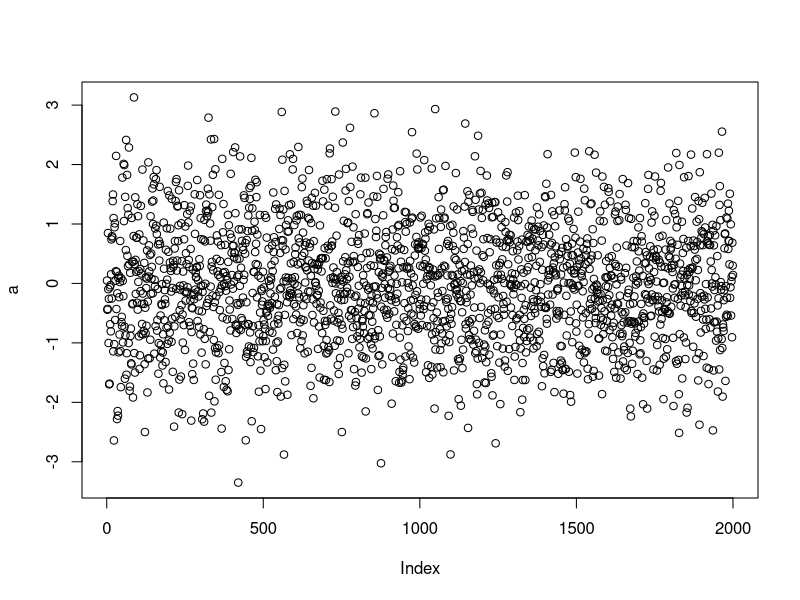
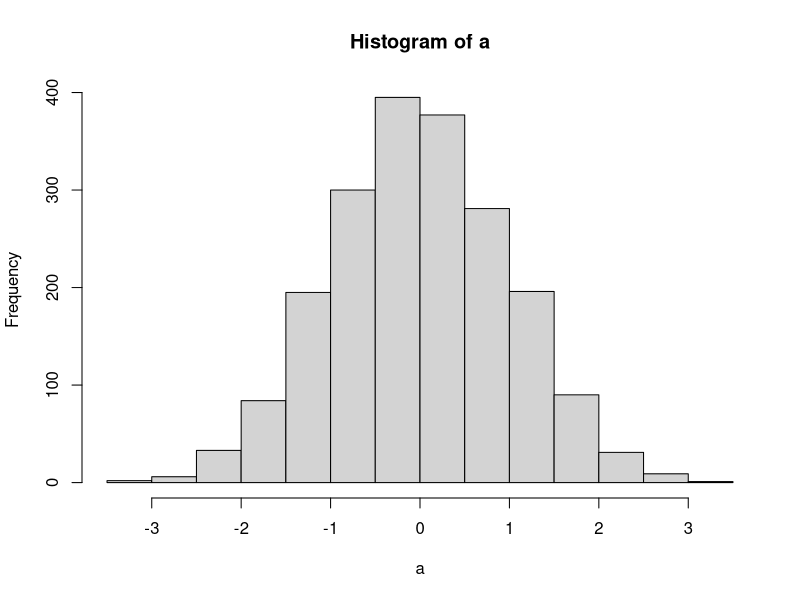

R code for these plots, in order:
## ---- chunk 1
a<-rnorm (2000)
plot (a)
hist(a)
summary(a)
